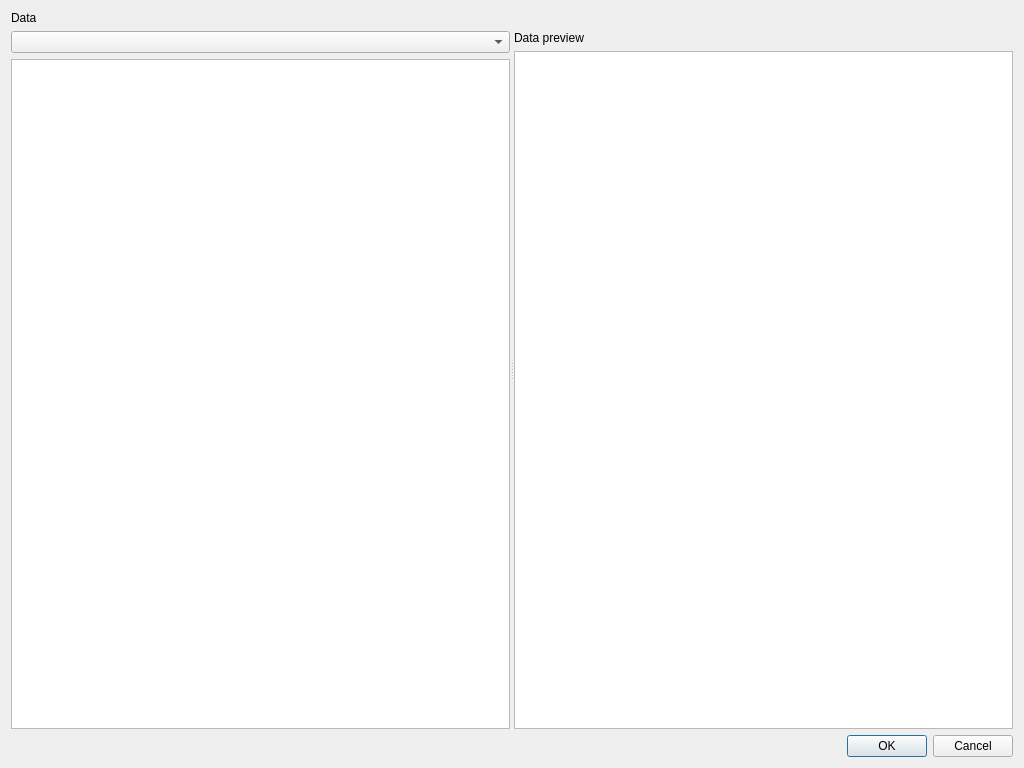
<?xml version="1.0" encoding="UTF-8"?>
<ui version="4.0">
 <class>DADialogDataFrameSeriesSelector</class>
 <widget class="QDialog" name="DADialogDataFrameSeriesSelector">
  <property name="geometry">
   <rect>
    <x>0</x>
    <y>0</y>
    <width>1024</width>
    <height>768</height>
   </rect>
  </property>
  <property name="windowTitle">
   <string>Dialog</string>
  </property>
  <layout class="QVBoxLayout" name="verticalLayout_3">
   <item>
    <widget class="QSplitter" name="splitter">
     <property name="orientation">
      <enum>Qt::Horizontal</enum>
     </property>
     <widget class="QWidget" name="layoutWidget">
      <layout class="QVBoxLayout" name="verticalLayout_2">
       <item>
        <widget class="QLabel" name="label">
         <property name="text">
          <string>Data</string>
         </property>
        </widget>
       </item>
       <item>
        <widget class="DA::DADataManagerComboBox" name="comboBoxDatas"/>
       </item>
       <item>
        <widget class="DA::DAPyDataframeColumnsListWidget" name="listWidgetColumns"/>
       </item>
      </layout>
     </widget>
     <widget class="QWidget" name="layoutWidget">
      <layout class="QVBoxLayout" name="verticalLayout">
       <item>
        <widget class="QLabel" name="label_3">
         <property name="text">
          <string/>
         </property>
        </widget>
       </item>
       <item>
        <widget class="QLabel" name="label_2">
         <property name="text">
          <string>Data preview</string>
         </property>
        </widget>
       </item>
       <item>
        <widget class="QTableView" name="tableView"/>
       </item>
      </layout>
     </widget>
    </widget>
   </item>
   <item>
    <widget class="QDialogButtonBox" name="buttonBox">
     <property name="standardButtons">
      <set>QDialogButtonBox::Cancel|QDialogButtonBox::Ok</set>
     </property>
    </widget>
   </item>
  </layout>
 </widget>
 <customwidgets>
  <customwidget>
   <class>DA::DAPyDataframeColumnsListWidget</class>
   <extends>QListWidget</extends>
   <header>DAPyDataframeColumnsListWidget.h</header>
  </customwidget>
  <customwidget>
   <class>DA::DADataManagerComboBox</class>
   <extends>QComboBox</extends>
   <header>DADataManagerComboBox.h</header>
  </customwidget>
 </customwidgets>
 <resources/>
 <connections>
  <connection>
   <sender>buttonBox</sender>
   <signal>accepted()</signal>
   <receiver>DADialogDataFrameSeriesSelector</receiver>
   <slot>accept()</slot>
   <hints>
    <hint type="sourcelabel">
     <x>900</x>
     <y>754</y>
    </hint>
    <hint type="destinationlabel">
     <x>19</x>
     <y>761</y>
    </hint>
   </hints>
  </connection>
  <connection>
   <sender>buttonBox</sender>
   <signal>rejected()</signal>
   <receiver>DADialogDataFrameSeriesSelector</receiver>
   <slot>reject()</slot>
   <hints>
    <hint type="sourcelabel">
     <x>959</x>
     <y>747</y>
    </hint>
    <hint type="destinationlabel">
     <x>4</x>
     <y>714</y>
    </hint>
   </hints>
  </connection>
 </connections>
</ui>
